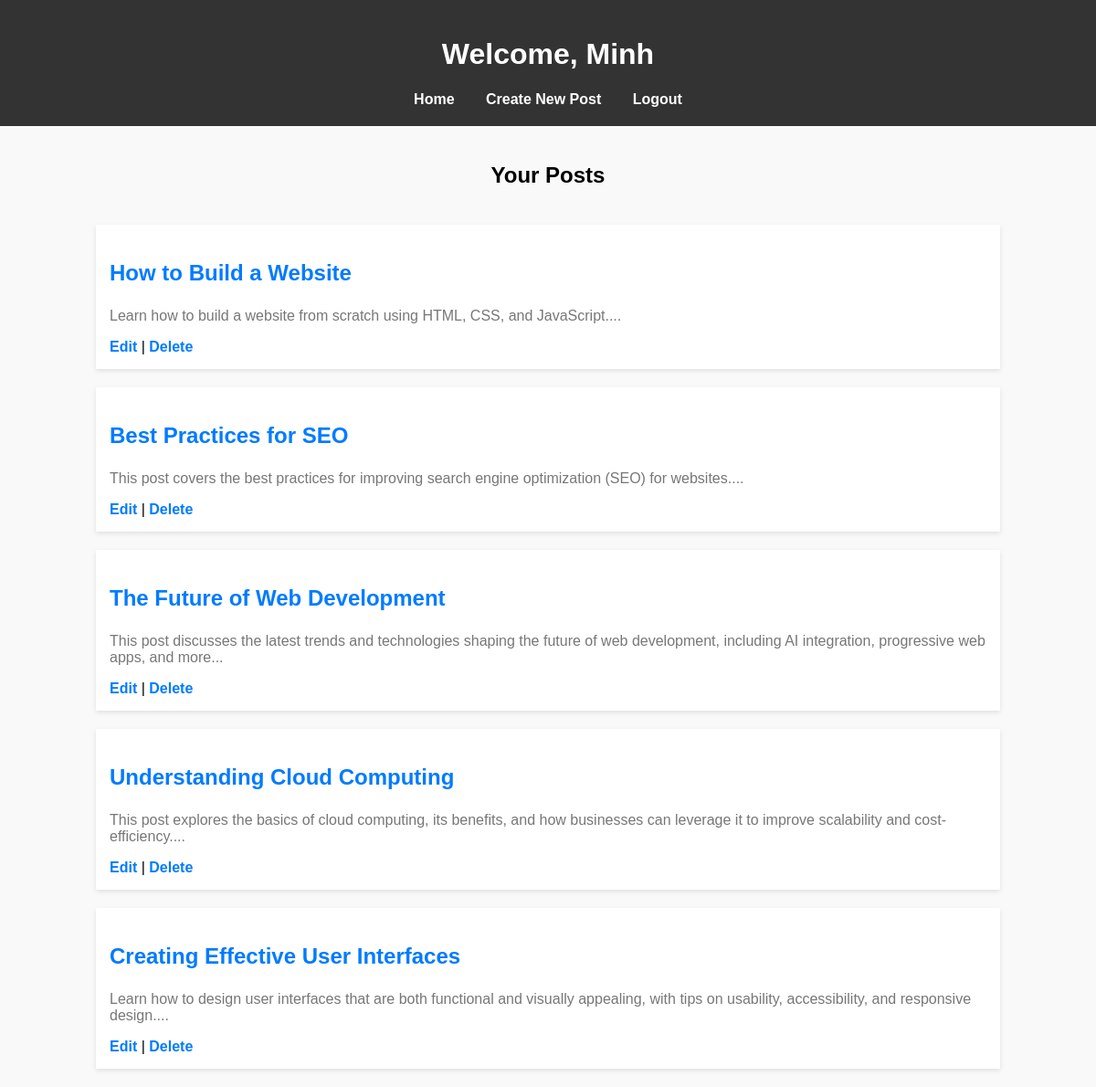
Screenshot of /user/index.php (signed in) with the database file from the repository.
### tables this page shows
CREATE TABLE `posts` (
  `POST_ID` int(11) NOT NULL,
  `USER_ID` int(11) DEFAULT NULL,
  `TITLE` varchar(255) NOT NULL,
  `CONTENT` text NOT NULL,
  `IMAGE` varchar(255) DEFAULT NULL,
  `CREATED_AT` timestamp NOT NULL DEFAULT current_timestamp(),
  `UPDATED_AT` timestamp NOT NULL DEFAULT current_timestamp() ON UPDATE current_timestamp()
);

### user/index.php (the view, shortened to what this page needs)
<?php
include('../db.php');
$username = $_SESSION['username'];
$query = "SELECT p.POST_ID, p.TITLE, p.CONTENT, p.IMAGE FROM POSTS p JOIN USERS u ON p.USER_ID = u.USER_ID WHERE u.USERNAME = '$username' ORDER BY p.POST_ID ASC";
$result = $conn->query($query);
?>
<!DOCTYPE html>
<html lang="en">
<head>
</head>
<body>
    <header>
        <h1>Welcome, <?php echo $_SESSION['username']; ?></h1>
        <nav>
            <a href="../index.php">Home</a>
            <a href="create.php">Create New Post</a>
            <a href="../logout.php">Logout</a>
        </nav>
    </header>
    <main>
        <h2>Your Posts</h2>
        <?php if ($result->num_rows > 0): ?>
            <?php while ($post = $result->fetch_assoc()): ?>
                <div class="post">
                    <h3><a href="detail.php?id=<?php echo $post['POST_ID']; ?>"><?php echo $post['TITLE']; ?></a></h3>
                    <p><?php echo substr($post['CONTENT'], 0, 150) . '...'; ?></p>
                    <a href="edit.php?id=<?php echo $post['POST_ID']; ?>">Edit</a> |
                    <a href="delete.php?id=<?php echo $post['POST_ID']; ?>">Delete</a>
                </div>
            <?php endwhile; ?>
        <?php else: ?>
            <p>You have not created any posts yet.</p>
        <?php endif; ?>
    </main>
</body>
</html>

### user/index.php (style rules this page uses)
body { font-family: Arial, sans-serif; background-color: #f9f9f9; margin: 0; padding: 0; }
header { background-color: #333; color: white; padding: 20px; text-align: center; }
nav { margin-top: 10px; }
nav a { color: white; text-decoration: none; font-weight: bold; margin: 0 15px; }
h2 { text-align: center; padding: 20px; }
.post { background-color: white; padding: 15px; margin: 20px 0; box-shadow: 0 2px 5px rgba(0, 0, 0, 0.1); width: 80%; margin: 20px auto; }
.post h3 { font-size: 1.5em; color: #333; }
.post p { color: #777; }
.post a { color: #007BFF; text-decoration: none; font-weight: bold; }

### rows the page displays
posts: TITLE "How to Build a Website", CONTENT "Learn how to build a website from scratch using HTML, CSS, and JavaScript."
posts: TITLE "Best Practices for SEO", CONTENT "This post covers the best practices for improving search engine optimization (SEO) for websites."
posts: TITLE "The Future of Web Development", CONTENT "This post discusses the latest trends and technologies shaping the future of web development, including AI integration, progressive web apps, and more"
posts: TITLE "Understanding Cloud Computing", CONTENT "This post explores the basics of cloud computing, its benefits, and how businesses can leverage it to improve scalability and cost-efficiency."
posts: TITLE "Creating Effective User Interfaces", CONTENT "Learn how to design user interfaces that are both functional and visually appealing, with tips on usability, accessibility, and responsive design."

### other values shown
$_SESSION['username'] "Minh"
